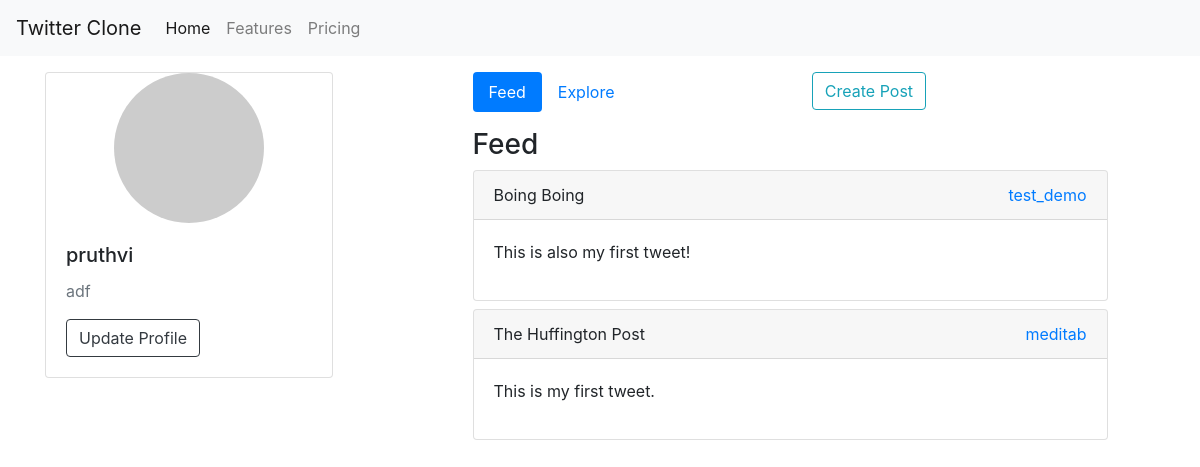
The app's page / (signed in) with its own data.
### twitterapp/models.py (models this page shows, shortened)
class Profile(models.Model):
    id = models.UUIDField(primary_key=True,default=uuid.uuid4,editable=False)
    user = models.OneToOneField(User,on_delete=models.CASCADE,null=True)
    bio = models.TextField(max_length=500, blank=True)
    location = models.CharField(max_length=30, blank=True)
    birth_date = models.DateField(null=True, blank=True)
    profile_image = models.ImageField(upload_to='images/',null=True,blank=True)
    followers = models.ManyToManyField(Following,related_name='profiles')
    @property
    def get_followers(self):
        return [line.follower for line in self.followers.all().filter(target=self.user)]

class Post(models.Model):
    author = models.ForeignKey(Profile,on_delete=models.CASCADE,null=True)
    title = models.CharField(max_length=250,null=True)
    content = RichTextField()
    date_created = models.DateTimeField(auto_now_add=True)
    def __str__(self):
        return self.title

### twitterapp/views.py (the view)
# urls.py: path('',views.IndexView,name='index'),
@login_required(login_url='login')
def IndexView(request):
    profile = request.user.profile
    profiles = Profile.objects.exclude(id=profile.id)
    feed_posts = Post.objects.filter(
        author__followers__follower=request.user) \
        .order_by('-date_created')
    print(feed_posts)
    return render(request,'index.html',
        {'profile':profile,
        'explore_profiles':profiles,
        'feed_posts':feed_posts})

### twitterapp/templates/index.html (shortened to what this page needs)
{% extends 'main.html' %}
{% block content %}
{% load static %}
<div class="row mt-3">
    <div class="col-md-4">
        <div class="card" style="width: 18rem;">
            {% if profile.profile_image%}
            <img src="{{profile.profile_image.url}}" class="avatar" alt="...">
            {% else %}
            <img src="http://www.gravatar.com/avatar/?d=identicon" class="avatar" alt="...">
            {% endif %}
            <div class="card-body">
              <h5 class="card-title">{{request.user.username}}</h5>
                <p class="card-text text-muted">
                {% if profile %}
                  {{profile.bio}}
                </p>
                {% endif %}
              <a href="{% url 'update-profile' %}" class="btn btn-outline-dark">Update Profile</a>
            </div>
          </div>
    </div>
    <div class="col-md-7 mx-auto">
        <ul class="nav nav-pills mb-3" id="pills-tab" role="tablist">
            <li class="nav-item" role="presentation">
              <a class="nav-link active" id="pills-feed-tab" data-toggle="pill" href="#pills-feed" role="tab" aria-controls="pills-feed" aria-selected="true">Feed</a>
            </li>
            <li class="nav-item" role="presentation">
              <a class="nav-link" id="pills-explore-tab" data-toggle="pill" href="#pills-explore" role="tab" aria-controls="pills-explore" aria-selected="false">Explore</a>
            </li>
            <li class="nav-item" style="margin: 0 auto;" role="presentation">
                <a href="{% url 'create-post' %}" class="btn btn-outline-info">Create Post</a>
            </li>
          </ul>
          <div class="tab-content" id="pills-tabContent">
            <div class="tab-pane fade show active" id="pills-feed" role="tabpanel" aria-labelledby="pills-feed-tab">
              <h3>Feed</h3>
              {% for post in feed_posts %}
                <div class="card mb-2">
                  <div class="card-header">
                    {{post.title}}
                      <a style="float: right;" href="{% url 'visit-profile' post.author.id %}">{{post.author.user.username}}</a>
                  </div>
                  <div class="card-body" onclick="location.href='{% url 'post-detail' post.id %}'">
                    {{post.content|safe}}
                  </div>
                </div>
              {% endfor %}
            </div>
          </div>
    </div>
</div>
{% endblock%}

### static/css/main-twitter.css (style rules this page uses)
.avatar { width: 150px; height: 150px; background-size: cover; background-position: top center; border-radius: 50%; display: block; margin-left: auto; margin-right: auto; }

### records on screen
Profile: bio "adf"
Post: title "Boing Boing", author.user.username "test_demo", content "This is also my first tweet!"
Post: title "The Huffington Post", author.user.username "meditab", content "This is my first tweet."

### other values on screen
{{ request.user.username }} "pruthvi"
